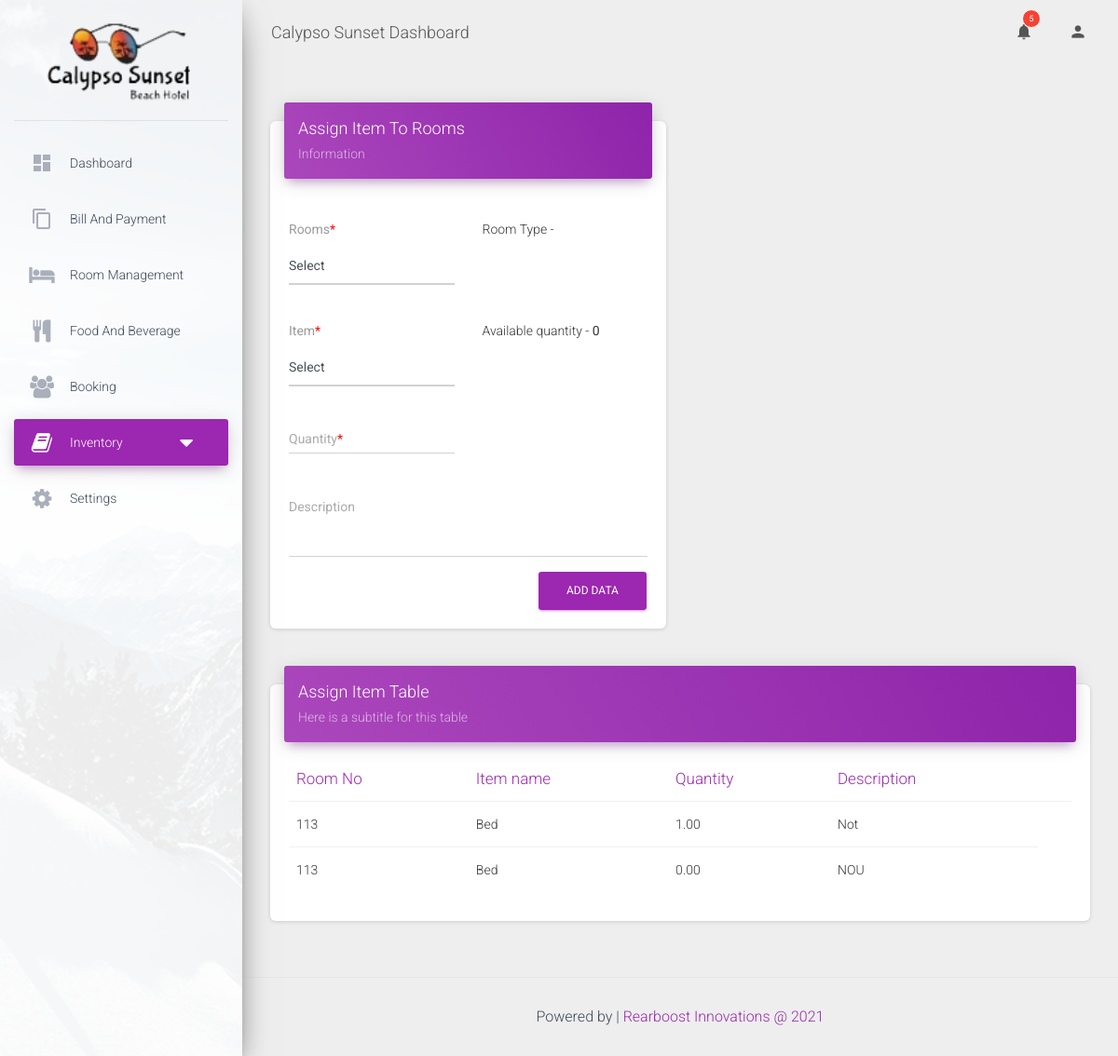
/content/assign_item.php (signed in), run on the app's committed database.
### tables this page shows
CREATE TABLE `roominfor` (
  `id` int(11) NOT NULL,
  `roomno` varchar(500) NOT NULL,
  `roomtype` varchar(1000) NOT NULL,
  `numbed` int(11) NOT NULL,
  `roomprice` decimal(10,2) NOT NULL,
  `roomstatus` varchar(200) NOT NULL,
  `createdate` varchar(500) NOT NULL,
  `lastupdate` varchar(500) DEFAULT NULL,
  `bookingtime` varchar(100) DEFAULT NULL
);

CREATE TABLE `Inventory` (
  `id` int(11) NOT NULL,
  `item_id` varchar(250) NOT NULL,
  `cat_id` int(11) NOT NULL,
  `name` varchar(250) NOT NULL,
  `measurement` varchar(100) DEFAULT NULL,
  `quantity` decimal(10,2) NOT NULL,
  `assign` decimal(10,2) NOT NULL DEFAULT '0.00',
  `description` varchar(1000) NOT NULL
);

CREATE TABLE `assign_items` (
  `id` int(11) NOT NULL,
  `room_id` int(11) NOT NULL,
  `item_id` int(11) NOT NULL,
  `quantity` decimal(10,2) NOT NULL,
  `description` varchar(1000) NOT NULL
);

### content/assign_item.php (the view, shortened to what this page needs)
<!DOCTYPE html>
<html lang="en">
<?php
    require '../include/config.php';
?>
<head>
    <?php include('../include/head.php'); ?>
</head>
<body class="">
    <div class="wrapper">
        <div class="sidebar" data-color="purple" data-background-color="white" data-image="../assets/img/sidebar-1.jpg">
            <div class="logo">
                <a href="home.php" class="simple-text logo-normal">
                <img src="../images/logo.png" alt="" style="width: 80%;">
                </a>
            </div>
           <?php include('../include/sideMenu.php'); ?>
        </div>
        <div class="main-panel">
            <?php include('../include/navhead.php'); ?>
            <div class="content">
                <div class="container-fluid">
                    <div class="row">
                        <div class="col-md-6">
                            <div class="card">
                                <div class="card-header card-header-primary">
                                    <h4 class="card-title">Assign Item To Rooms</h4>
                                    <p class="card-category">Information</p>
                                </div>
                                <div class="card-body">
                                    <form id="assign_form">
                                         <div class="row">
                                          <div class="col-md-6">
                                              <div class="form-group">
                                                  <label class="bmd-label-floating">Rooms<span style="color: red;">*<span></label>
                                                  <select  class="form-control" id="roomno" name="roomno" required>
                                                          <option value="">Select</option>
                                                  </select>
                                              </div>
                                          </div>
                                         <div class="col-md-6">
                                              <div class="form-group">
                                                  <p>Room Type - <b><span id="roomtype"></span></b></p>
                                              </div>
                                          </div>
                                        </div>
                                        <div class="row">
                                          <div class="col-md-6">
                                              <div class="form-group">
                                                  <label class="bmd-label-floating">Item<span style="color: red;">*<span></label>
                                                  <select  class="form-control" id="item_id" name="item_id" required>
                                                          <option value="">Select</option>
                                                  </select>
                                              </div>
                                          </div>
                                        <div class="col-md-6">
                                              <div class="form-group">
                                                  <p>Available quantity - <b><span id="available"></span></b></p>
                                              </div>
                                          </div>
                                        </div>
                                         <div class="row">
                                            <div class="col-md-6">
                                                <div class="form-group">
                                                    <label class="bmd-label-floating">Quantity<span style="color: red;">*<span></label>
                                                    <input type="text" class="form-control" id="quantity" name="quantity" required>
                                                </div>
                                            </div>
                                        </div>
                                        <div class="row">
                                            <div class="col-md-12">
                                                <div class="form-group">
                                                    <label class="bmd-label-floating">Description</label>
                                                    <textarea class="form-control" rows="3" id="description" name="description"></textarea>
                                                </div>
                                            </div>
                                        </div>
                                        <button type="submit"  class="btn btn-primary pull-right" >Add Data</button>
                                        <div class="clearfix"></div>
                                    </form>
                                </div>
                            </div>
                        </div>
                        <div class="col-md-12">
                            <div class="card">
                                <div class="card-header card-header-primary">
                                    <h4 class="card-title ">Assign Item Table</h4>
                                    <p class="card-category"> Here is a subtitle for this table</p>
                                </div>
                                <div class="card-body">
                                   <?php
                                       $query = "SELECT A.roomno ,C.name AS iname ,B.quantity , B.description FROM
                                                roominfor A
                                                    INNER JOIN
                                                assign_items B
                                                    on A.id = B.room_id
                                                    INNER JOIN
                                                Inventory C
                                                    on B.item_id = C.id";
                                       $result = mysqli_query($conn ,$query);
                                    ?>
                                    <div class="table-responsive" id="room_table">
                                        <table class="table">
                                            <thead class=" text-primary">
                                                <th>
                                                    Room No
                                                </th>
                                                <th>
                                                    Item name
                                                </th>
                                                <th>
                                                    Quantity
                                                </th>
                                                <th>
                                                   Description
                                                </th>
                                                <th>
                                                </th>
                                            </thead>
                                            <tbody>
                                                <?php
                                                while($row = mysqli_fetch_array($result))
                                                   {
                                                    $description = str_replace('\r\n',"</br>",$row["description"]);
                                                    echo '
                                                    <tr>
                                                     <td>'.$row["roomno"].'</td>';
                                                     echo '
                                                     <td>'.$row["iname"].'</td>
                                                     <td>'.$row["quantity"].'</td>
                                                     <td>'.$description.'</td>  ';
                                                  echo '</tr>
                                                      '  ;
                                                   }
                                                 ?>
                                            </tbody>
                                        </table>
                                    </div>
                                </div>
                            </div>
                        </div>
                    </div>
                </div>
            </div>
            <footer class="footer ">
                <div class="container-fluid" style="display: inline-grid;">
                    <?php include('../include/footerc.php'); ?>
                </div>
            </footer>
        </div>
    </div>
</body>
</html>

### data on the page
roominfor: roomno "113", inventory.name "Bed", assign_items.quantity "1.00", assign_items.description "Not", assign_items.quantity "0.00", assign_items.description "NOU"
